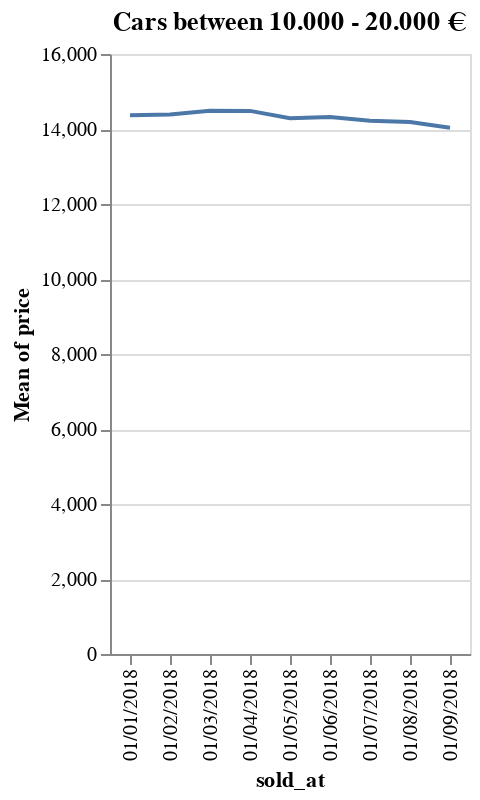

Here is the notebook cell this chart was saved with:
### Markdown cell above
For cars with a price range of 10.000 - 20.000 there's not a significance difference over time:

### Code cell
df_10k_20k = df_t[(df_t.price>=10000)&(df_t.price<=20000)]
line = alt.Chart(df_10k_20k).mark_line().encode(x='sold_at',y='mean(price)').properties(title='Cars between 10.000 - 20.000 € ')
line

### Figure 1 — Vega-Lite specification as saved in the notebook (floating-point values rounded to 4 significant figures; data arrays with more than 128 entries replaced by an {"elided": "..."} marker saying what was removed)
{"config": {"view": {"continuousWidth": 400, "continuousHeight": 300}}, "data": {"name": "data-5509f5c065f0ce3e04880d31c05d66e0"}, "mark": "line", "encoding": {"x": {"field": "sold_at", "type": "nominal"}, "y": {"aggregate": "mean", "field": "price", "type": "quantitative"}}, "title": "Cars between 10.000 - 20.000 € ", "$schema": "https://vega.github.io/schema/vega-lite/v4.17.0.json", "datasets": {"data-5509f5c065f0ce3e04880d31c05d66e0": {"elided": "2924 records"}}}
